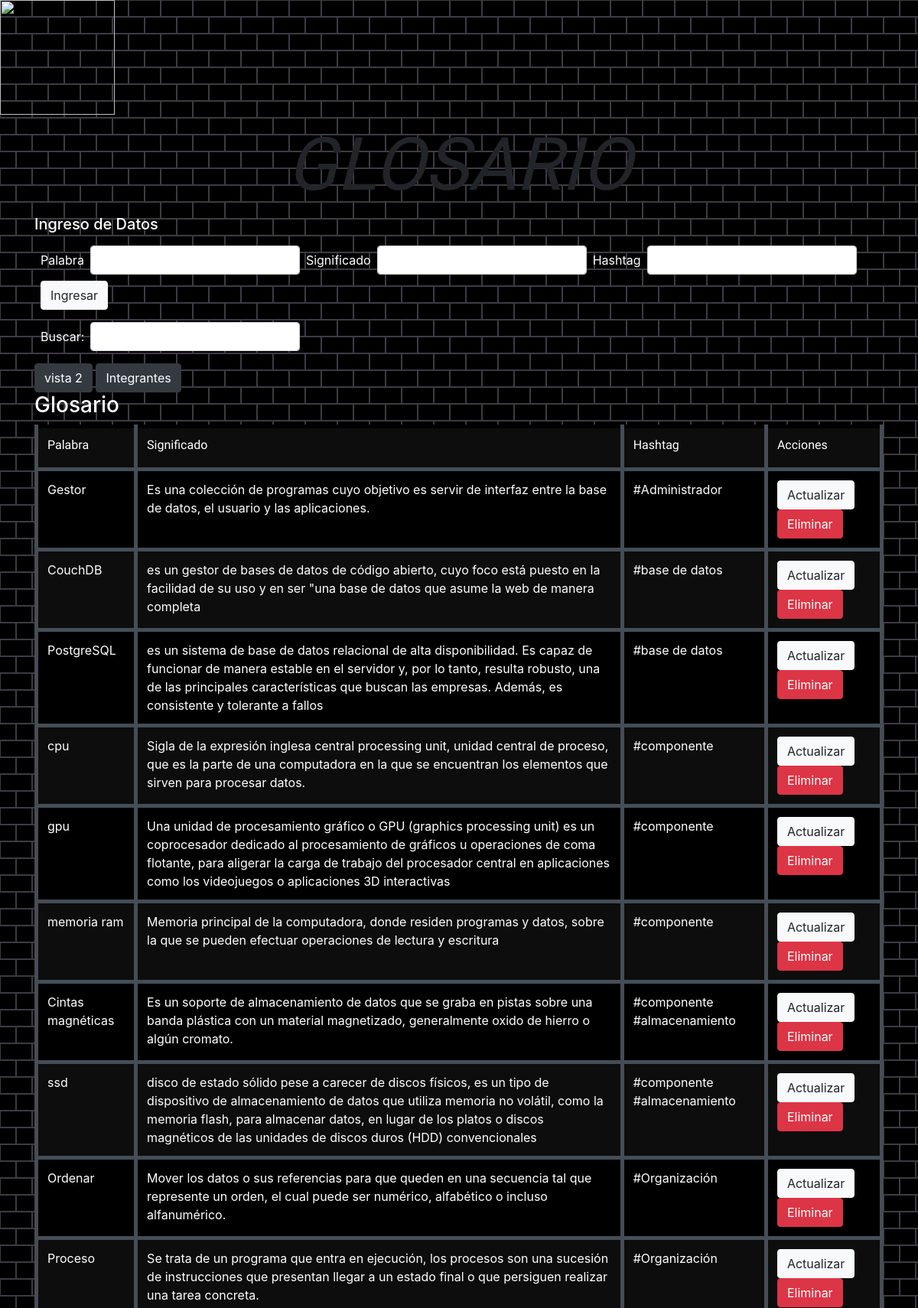
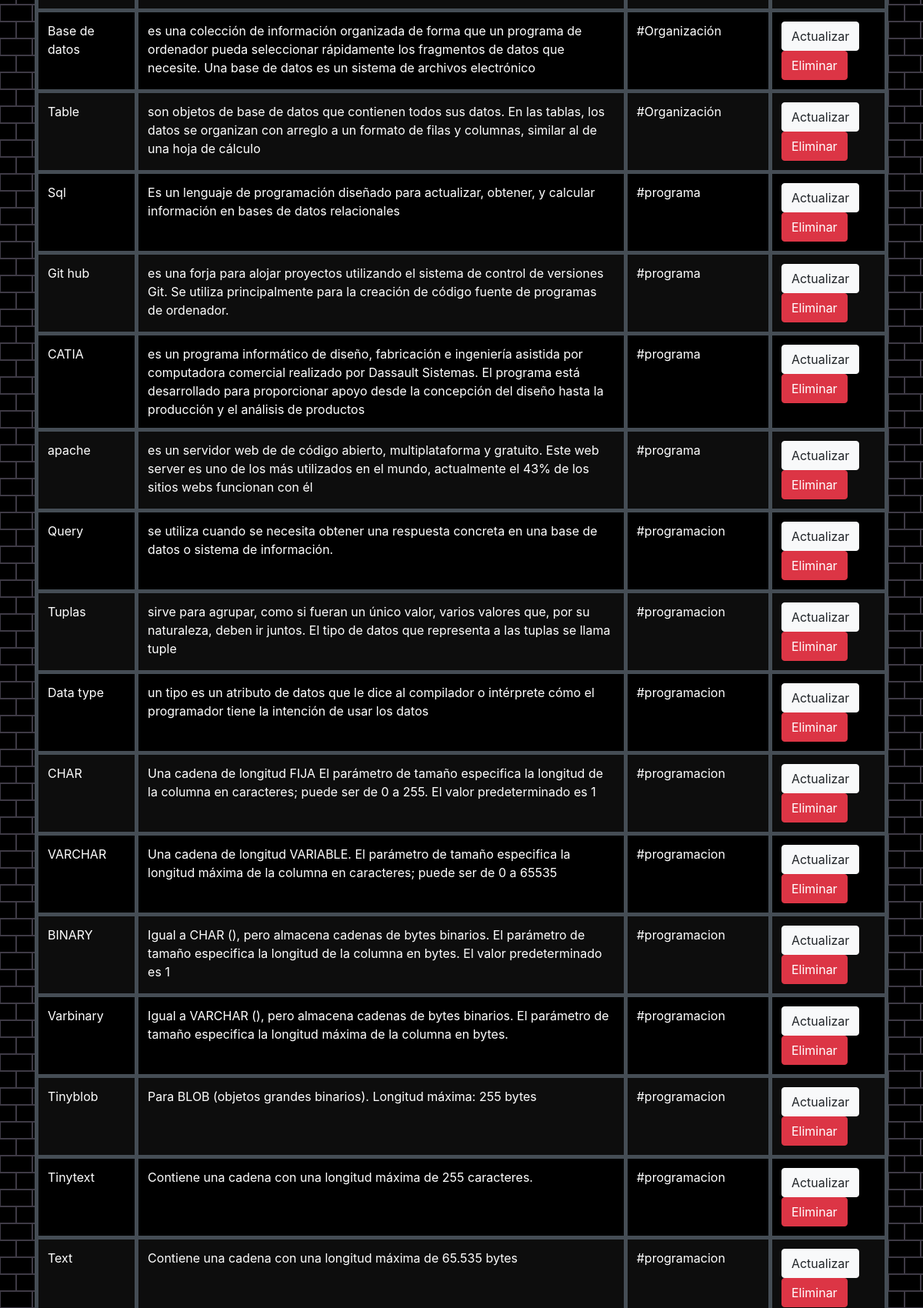
Screenshot of /ABC/index.php (upper part) with the database file from the repository (2 pictures, top to bottom).
### tables this page shows
CREATE TABLE `intro` (
  `id` int NOT NULL AUTO_INCREMENT,
  `word` varchar(50) DEFAULT NULL,
  `meaning` varchar(300) DEFAULT NULL,
  `hashtag` varchar(50) DEFAULT NULL,
  PRIMARY KEY (`id`)
);

### ABC/read.php (the view, shortened to what this page needs)
<?php
   include'db.php';
   $sql="SELECT * FROM intro order by hashtag";
   $result= $conn->query($sql);
   echo "<tr>";
   echo "<td><h6>Palabra</h6></td>";
   echo "<td><h6>Significado</h6></td>";
   echo "<td><h6>Hashtag</h6></td>";
   echo "<td><h6>Acciones</h6></td>";
   echo "</tr>";
   while($row = $result->fetch_assoc()){
    echo "<tr>";
       if ($row['id'] == $_GET['id'])
       {
           echo '<form class="form-inline m-2" action="update.php" method="POST">';
           echo '<td><input type="text" class="form-control" name="word" value="'.$row['word'].'"></td>';
           echo '<td><input type="text" class="form-control" name="meaning" value="'.$row['meaning'].'"></td>';
           echo '<td><input type="text" class="form-control" name="hashtag" value="'.$row['hashtag'].'"></td>';
           echo '<td ><button type="submit" class="btn btn-light">Guardar cambios</button></td>';
           echo '<input type="hidden" name="id" value="'.$row['id'].'">';
           echo '</from>';
       }
       else
       {
           echo "<td>" . $row['word'] . "</td>";
           echo "<td>" . $row['meaning'] . "</td>";
           echo "<td>" . $row['hashtag'] . "</td>";
           echo '<td> <a class="btn btn-light" href="index.php?id=' . $row['id'] . '"role=button">Actualizar </a>   <a class="btn btn-danger" href="delete.php?id=' . $row['id'] . '"role=button">   Eliminar  </a></td>';
       }
       echo "</tr>";
   }
?>

### ABC/index.php (shortened to what this page needs)
<!DOCTYPE html>
<html>
<head>
    <link rel="stylesheet" href="estilo.css">
  <link rel="stylesheet" href="https://maxcdn.bootstrapcdn.com/bootstrap/4.5.2/css/bootstrap.min.css">
</head>
<body style= background-color:#000000>
<IMG SRC="umg.png" width="150"
     height="150">
<div class="container">
   <div class="row">
      <div class="neons col-12">
         <h1><em>GLOSARIO</em></h1>
      </div>
   </div>
</div>
<div class="container">
<h5 style="color:white">Ingreso de Datos</h5>
       <form class="form-inline m-2" action="create.php" method="POST">
                <label style="color:white",for="word">Palabra</label>
                <input type="text" class="form-control m-2" id="word" name ="word">
                <label style="color:white",for="meaning">Significado</label>
                <input type="text" class="form-control m-2" id="meaning" name ="meaning">
                <label style="color:white",for="hashtag">Hashtag</label>
                <input type="text" class="form-control m-2" id="hashtag" name ="hashtag">
                <button type="submit" class="btn btn-light">Ingresar</button>
       </form>
</div>
<div class="container">
<form class="form-inline m-2" action="clean.php" method="POST">
                    <label style="color:white" , for="word">Buscar:</label>
                    <input id="myInput" tipe="text" class="form-control m-2" name="myInput">
</form>
</div>
<div class="container">
<a class="btn btn-dark" href="index2.php" role="button">vista 2</a>
<a class="btn btn-dark" href="inte.php" role="button">Integrantes</a>
</div>
    <div class="container">
    <h3 style="color:white"> Glosario </h3>
    <table class="table table-dark table-striped">
    <tbody id="myTable" name="myTable">
    <?php include'read.php';?>
    </tbody>
    </table>
</div>
</body>
</html>

### ABC/estilo.css (style rules this page uses)
body { background: black; }
.neons { font-family: 'Rock Salt', cursive; margin-top: 0.5rem; text-align: center; }
.neons h1 { font-family: 'Rock Salt', cursive; font-size: 6rem; text-align: center; -webkit-animation: glow 5s ease-in-out infinite alternate; -moz-animation: glow 5s ease-in-out infinite alternate; animation: glow 5s ease-in-out infinite alternate; }
tr { color: white; border: rgb(0, 0, 0) 5px solid; }
td { color: white; border: rgb(0, 0, 0) 5px solid; }
tbody { border: black; background: rgb(0, 0, 0); }
h6 { font-family: 'Rock Salt', cursive; color: white; }

### rows the page displays
intro: word "Gestor", meaning "Es una colección de programas cuyo objetivo es servir de interfaz entre la base de datos, el usuario y las aplicaciones.", hashtag "#Administrador"
intro: word "CouchDB", meaning "es un gestor de bases de datos de código abierto, cuyo foco está puesto en la facilidad de su uso y en ser \"una base de datos que asume la web de manera completa", hashtag "#base de datos"
intro: word "PostgreSQL", meaning "es un sistema de base de datos relacional de alta disponibilidad. Es capaz de funcionar de manera estable en el servidor y, por lo tanto, resulta robusto, una de las principales características que buscan las empresas. Además, es consistente y tolerante a fallos", hashtag "#base de datos"
intro: word "cpu", meaning "Sigla de la expresión inglesa central processing unit, unidad central de proceso, que es la parte de una computadora en la que se encuentran los elementos que sirven para procesar datos.", hashtag "#componente"
intro: word "gpu", meaning "Una unidad de procesamiento gráfico o GPU (graphics processing unit) es un coprocesador dedicado al procesamiento de gráficos u operaciones de coma flotante, para aligerar la carga de trabajo del procesador central en aplicaciones como los videojuegos o aplicaciones 3D interactivas", hashtag "#componente"
intro: word "memoria ram", meaning "Memoria principal de la computadora, donde residen programas y datos, sobre la que se pueden efectuar operaciones de lectura y escritura", hashtag "#componente"
intro: word "Cintas magnéticas", meaning "Es un soporte de almacenamiento de datos que se graba en pistas sobre una banda plástica con un material magnetizado, generalmente oxido de hierro o algún cromato.", hashtag "#componente #almacenamiento"
intro: word "ssd", meaning "disco de estado sólido pese a carecer de discos físicos, es un tipo de dispositivo de almacenamiento de datos que utiliza memoria no volátil, como la memoria flash, para almacenar datos, en lugar de los platos o discos magnéticos de las unidades de discos duros (HDD) convencionales", hashtag "#componente #almacenamiento"
intro: word "Ordenar", meaning "Mover los datos o sus referencias para que queden en una secuencia tal que represente un orden, el cual puede ser numérico, alfabético o incluso alfanumérico.", hashtag "#Organización"
intro: word "Proceso", meaning "Se trata de un programa que entra en ejecución, los procesos son una sucesión de instrucciones que presentan llegar a un estado final o que persiguen realizar una tarea concreta.", hashtag "#Organización"
intro: word "Base de datos", meaning "es una colección de información organizada de forma que un programa de ordenador pueda seleccionar rápidamente los fragmentos de datos que necesite. Una base de datos es un sistema de archivos electrónico", hashtag "#Organización"
intro: word "Table", meaning "son objetos de base de datos que contienen todos sus datos. En las tablas, los datos se organizan con arreglo a un formato de filas y columnas, similar al de una hoja de cálculo", hashtag "#Organización"
intro: word "Sql", meaning "Es un lenguaje de programación diseñado para actualizar, obtener, y calcular información en bases de datos relacionales", hashtag "#programa"
intro: word "Git hub", meaning "es una forja para alojar proyectos utilizando el sistema de control de versiones Git. Se utiliza principalmente para la creación de código fuente de programas de ordenador.", hashtag "#programa"
intro: word "CATIA", meaning "es un programa informático de diseño, fabricación e ingeniería asistida por computadora comercial realizado por Dassault Sistemas. El programa está desarrollado para proporcionar apoyo desde la concepción del diseño hasta la producción y el análisis de productos", hashtag "#programa"
intro: word "apache", meaning "es un servidor web de de código abierto, multiplataforma y gratuito. Este web server es uno de los más utilizados en el mundo, actualmente el 43% de los sitios webs funcionan con él", hashtag "#programa"
intro: word "Query", meaning "se utiliza cuando se necesita obtener una respuesta concreta en una base de datos o sistema de información.", hashtag "#programacion"
intro: word "Tuplas", meaning "sirve para agrupar, como si fueran un único valor, varios valores que, por su naturaleza, deben ir juntos. El tipo de datos que representa a las tuplas se llama tuple", hashtag "#programacion"
intro: word "Data type", meaning "un tipo es un atributo de datos que le dice al compilador o intérprete cómo el programador tiene la intención de usar los datos", hashtag "#programacion"
intro: word "CHAR", meaning "Una cadena de longitud FIJA El parámetro de tamaño especifica la longitud de la columna en caracteres; puede ser de 0 a 255. El valor predeterminado es 1", hashtag "#programacion"
intro: word "VARCHAR", meaning "Una cadena de longitud VARIABLE. El parámetro de tamaño especifica la longitud máxima de la columna en caracteres; puede ser de 0 a 65535", hashtag "#programacion"
intro: word "BINARY", meaning "Igual a CHAR (), pero almacena cadenas de bytes binarios. El parámetro de tamaño especifica la longitud de la columna en bytes. El valor predeterminado es 1", hashtag "#programacion"
intro: word "Varbinary", meaning "Igual a VARCHAR (), pero almacena cadenas de bytes binarios. El parámetro de tamaño especifica la longitud máxima de la columna en bytes.", hashtag "#programacion"
intro: word "Tinyblob", meaning "Para BLOB (objetos grandes binarios). Longitud máxima: 255 bytes", hashtag "#programacion"
intro: word "Tinytext", meaning "Contiene una cadena con una longitud máxima de 255 caracteres.", hashtag "#programacion"
intro: word "Text", meaning "Contiene una cadena con una longitud máxima de 65.535 bytes", hashtag "#programacion"
